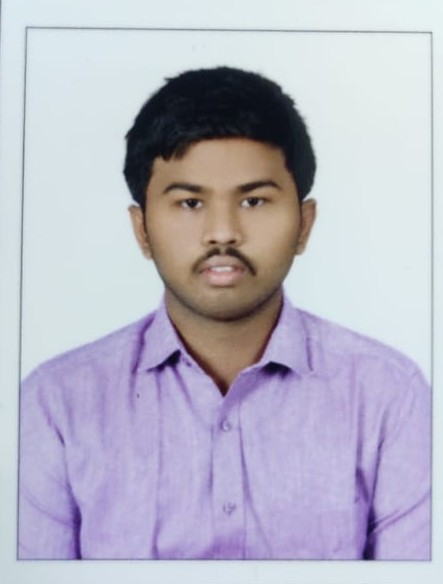
%> input picture Dip LAB Codes/BT18ECE038.jpg, 443 x 584 px
$ octave LAB_8.m   (GNU Octave 9; MATLAB toolbox functions it lacks are replaced by stand-ins)
%> lines starting %> are read from the running program, lines starting %| are printed output that depends on the picture
# Gokul kumar muvvala
# BT18ECE038

clc; clear; close all;

i = imread ("BT18ECE038.JPG"); #reading image
%> i is the input picture: size 584x443x3 uint8; mean R, G, B 184.5, 183, 197.8

[x1,y1,z1] = size(i); #size of image
%> x1 = 584; y1 = 443; z1 = 3

[i,cmap] = imread("BT18ECE038.JPG");
%> cmap = []
gray_map = rgb2gray(i);#RGB to GraySCALE Image.
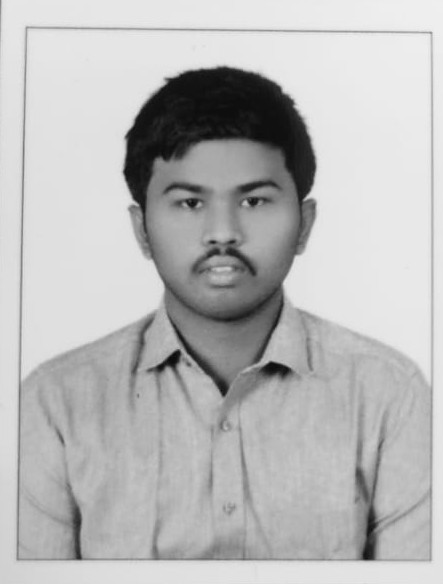
%> gray_map: size 584x443 uint8; min 9, max 242, mean 185.1
imshow(gray_map); #showing image.

j = [0:10]; #creating a matrix of 1*11 with values 0 to 10
R = ones(1,11);
im = j'*R; #multipling transpose of j with row matrix
#having 11 times 1.
imshow(im,[]); #intensity.

I1 = gray_map'; #rotating image.
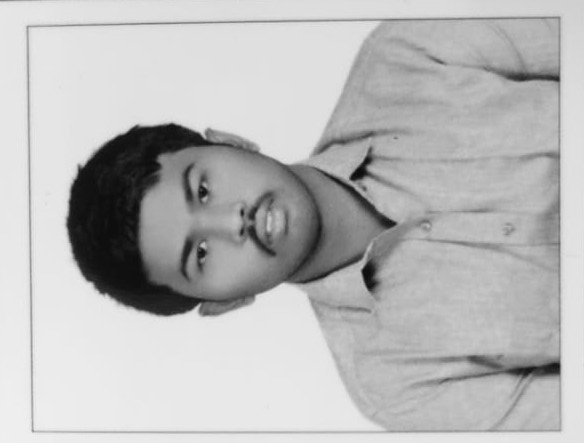
%> I1: size 443x584 uint8; min 9, max 242, mean 185.1; mean of the top-left, top-right, bottom-left and bottom-right quarters 186.9, 180.4, 192.2, 181
figure;
imshow(I1); #rotated image.

imf=imfinfo('BT18ECE038.JPG'); #To determine the details of image.

pixelValue = i(3,3); #getting pixel value.
%> pixelValue = 209
sprintf('the value of the pixel is %d',pixelValue);

rgb = i(4,18,:); #this commond will return rgb color value of the pixel 4,16
%> rgb = [219 234 241]
R = rgb(:,:,1); #to see the value of red color.
%> R = 219
G = rgb(:,:,2); #to see the value of green color.
%> G = 234
B = rgb(:,:,3); #to see the value of blue color.
%> B = 241
